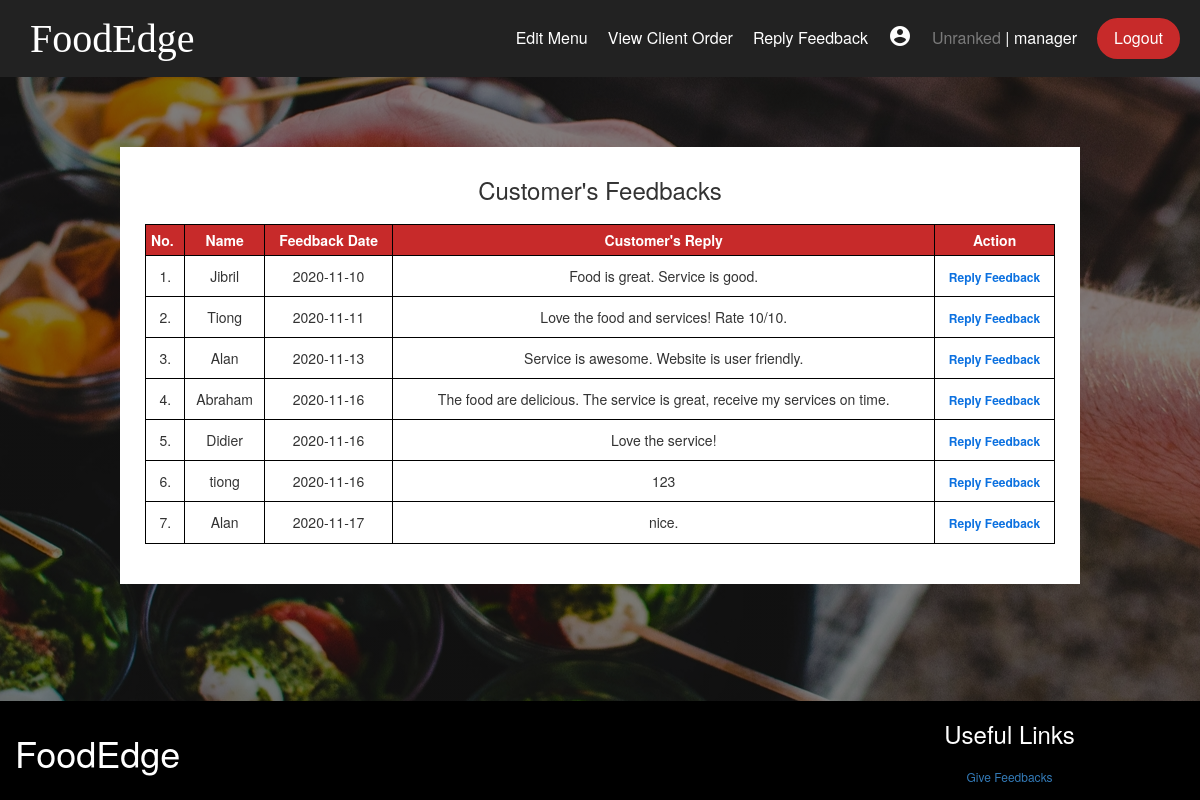
The page /receive_feedback.php (signed in) on the database its author committed.
### tables this page shows
CREATE TABLE `feedbackdb` (
  `feedbackID` int(11) NOT NULL,
  `feedbackDate` date NOT NULL DEFAULT current_timestamp(),
  `customerName` varchar(255) NOT NULL,
  `customerEmail` varchar(255) NOT NULL,
  `replyDescription` varchar(255) NOT NULL
);

### receive_feedback.php (the view, shortened to what this page needs)
<?php
	require "Include/header.php";
	include ("Include/dtb.php");
		$sqlget = "SELECT * FROM feedbackdb";
		$sqldata = mysqli_query($conn, $sqlget) or die("error getting data");
?>
<section id="content">
<div class="replyFeedback-page">
<h3 class="feedback-h3">Customer's Feedbacks</h3>
<table class="cart-table" border="1">
	<tr>
		<th>No.</th>
		<th style="text-align:center;">Name</th>
		<th style="text-align:center;">Feedback Date</th>
		<th style="text-align:center;">Customer's Reply</th>
		<th>Action</th>
	</tr>
<?php
	$count = 1;
	while($row = mysqli_fetch_array($sqldata, MYSQLI_ASSOC)){
?>
	<tr>
		<td><?php echo $count. "."?></td>
		<td><?php echo $row["customerName"]?></td>
		<td><?php echo $row["feedbackDate"]?></td>
		<td><?php echo $row["replyDescription"]?></td>
		<td><a style="color: #0c71e0; font-weight:bold;" href="mailto: <?php echo $row["customerEmail"]?>">Reply Feedback </a></td>
		<?php $count++; ?>
	</tr>
<?php
	}
?>
</table>
</div>
</section>
<?php
	include_once "Include/footer.php";
?>

### Style/style.css (style rules this page uses)
* { box-sizing: border-box; margin: 0; padding: 0; }
body { font-family: 'Poppins', sans-serif; min-height: 100%; height: auto; height: 100%; }
section { background: linear-gradient(rgba(0, 0, 0, 0.5), rgba(0, 0, 0, 0.5)), url('../Images/bg3.jpg'); background-repeat: no-repeat; background-attachment: fixed; background-position: center; padding: 20px 0px; }
h3 { text-align:center; }
.cart-table { width: 100%; border-collapse: collapse; overflow: auto; }
.cart-table th { text-align: left; padding: 5px; color: white; background: #c72a2a; font-weight: bold; }
.cart-table td { padding: 10px 5px; border-bottom: 1px solid black; }
.cart-table td a { color: #ff523b; font-size: 12px; }
td:last-child { text-align: right; }
th:last-child { text-align: right; }
.replyFeedback-page { margin-top: 50px; width: 80%; margin-left: auto; margin-right: auto; background-color: white; padding: 0 25px; padding-bottom: 40px; }
.feedback-h3 { padding: 30px 0 10px 0; }
td, td:last-child, th, th:last-child { border: 1px solid black; text-align:center; }

### rows shown on the page
feedbackdb: customerName "Jibril", feedbackDate "2020-11-10", replyDescription "Food is great. Service is good."
feedbackdb: customerName "Tiong", feedbackDate "2020-11-11", replyDescription "Love the food and services! Rate 10/10."
feedbackdb: customerName "Alan", feedbackDate "2020-11-13", replyDescription "Service is awesome. Website is user friendly."
feedbackdb: customerName "Abraham", feedbackDate "2020-11-16", replyDescription "The food are delicious. The service is great, receive my services on time."
feedbackdb: customerName "Didier", feedbackDate "2020-11-16", replyDescription "Love the service!"
feedbackdb: customerName "tiong", feedbackDate "2020-11-16", replyDescription "123"
feedbackdb: customerName "Alan", feedbackDate "2020-11-17", replyDescription "nice."

### other values the page prints
$membershipRank "Unranked"
$username "manager"
